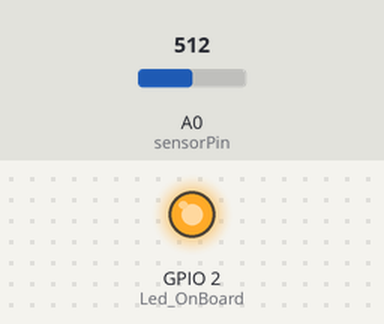
Recording of a sketch running on a simulated ESP8266 (NodeMCU). Shown: output pins drawn as LEDs (lit = HIGH). Inputs (shaded band) come from the test bench; at power-on: A0 (sensorPin) = 512. WiFi joins after 1.5 s; servers stay silent unless stated; what the sketch prints to the serial monitor is not drawn.

Above: at 5.7 s.
At 8.4 s:
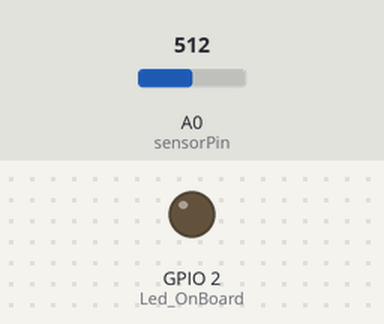
Timing chart, 0 to 10.5 s (numbered marks = the images above):
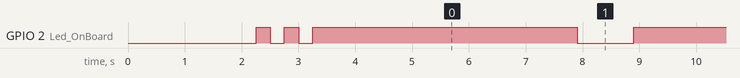

Measured:
- by itself, GPIO 2 (Led_OnBoard): goes LOW 0.25 s, HIGH 0.25 s, LOW 0.25 s, 23 × (HIGH 4.7 s, LOW 1.0 s), then HIGH

The sketch:

codigo_post.ino
```cpp
#ifdef ESP32
#include <WiFi.h>
#include <ESPmDNS.h>
#include <Ethernet.h>
#else
#include <ESP8266WiFi.h>
#include <ESP8266mDNS.h>
#endif
#include <PubSubClient.h>
#include <Wire.h>
#include <ESP8266WiFi.h>
#include <WiFiClient.h>
#include <ESP8266WebServer.h>
#include <ESP8266HTTPClient.h>
const char* ssid     = "wifi";
const char* password = "clave";
const char* host     = "192.168.1.128";
const char* url      = "/control.php/";
String PostData;
String postVariable = "temp=";
String postVariable1 = "volt=";
String postVariable2 = "hum=";
int Led_OnBoard = 2;                  // Initialize the Led_OnBoard

IPAddress local_IP(192,168,1,130);
IPAddress server(192,168,1,128);
IPAddress gateway(192,168,1,1);
IPAddress subnet(255,255,255,0);
IPAddress primaryDNS(8, 8, 8, 8); //optional
IPAddress secondaryDNS(8, 8, 4, 4); //optional
WiFiClient  ethClient;
PubSubClient client(ethClient);
// with the IP address and port of the server
// that you want to connect to (port 80 is default for HTTP):
int sensorPin = A0;
int sensorPin1 = A0;
int sensorPin2 = A0;
int input;
double sensorValue;
double sensorValue1;
double sensorValue2;

void setup()
{
   // put your setup code here, to run once:
  delay(1000);
  pinMode(Led_OnBoard, OUTPUT);       // Initialize the Led_OnBoard pin as an output
  Serial.begin(115200);
  WiFi.mode(WIFI_OFF);        //Prevents reconnection issue (taking too long to connect)
  delay(1000);
  WiFi.mode(WIFI_STA);        //This line hides the viewing of ESP as wifi hotspot

  WiFi.begin(ssid, password);     //Connect to your WiFi router
  Serial.println("");

 //client.setServer(server, 80);
  //client.setCallback(callback);

// if (!WiFi.config(local_IP, gateway, subnet, primaryDNS, secondaryDNS)) {
//    Serial.println("STA Failed to configure");
//  }

  Serial.print("Connecting to ");
  Serial.println(ssid);

  WiFi.begin(ssid, password);

  while (WiFi.status() != WL_CONNECTED) {
    digitalWrite(Led_OnBoard, LOW);
    delay(250);
    Serial.print(".");
    digitalWrite(Led_OnBoard, HIGH);
    delay(250);
  }

 }


void loop() {
   sensorValue =  ( 5.0 * analogRead(sensorPin)* 100.0) / 1024.0;//voltaje
   sensorValue1 = (( 5.0 * analogRead(sensorPin) * 100.0) / 1024.0)-10;//temperatura
   sensorValue2 = (( 5.0 * analogRead(sensorPin)*100.0) / 1024.0)+1.5;//presion

   PostData = postVariable + sensorValue +"&" + postVariable1 + sensorValue1 +"&" + postVariable2 + sensorValue2 ;

   Serial.print("connecting to ");
  Serial.println(host);

  // Use WiFiClient class to create TCP connections
  WiFiClient client;
  const int httpPort = 80;
  if (!client.connect(host, httpPort)) {
    Serial.println("connection failed");
    return;
  }

if (client.connect(host, 80)) {

client.println("POST /control.php HTTP/1.1");
client.println("Host: 192.168.1.128");
client.println("Cache-Control: no-cache");
client.println("Content-Type: application/x-www-form-urlencoded");
client.print("Content-Length: ");
client.println(PostData.length());
client.println();
client.println(PostData);


    }
 delay(4000);  //Here there is 4 seconds delay plus 1 second delay below, so Post Data at every 5 seconds
  digitalWrite(Led_OnBoard, LOW);
  delay(1000);
  digitalWrite(Led_OnBoard, HIGH);
}
```
